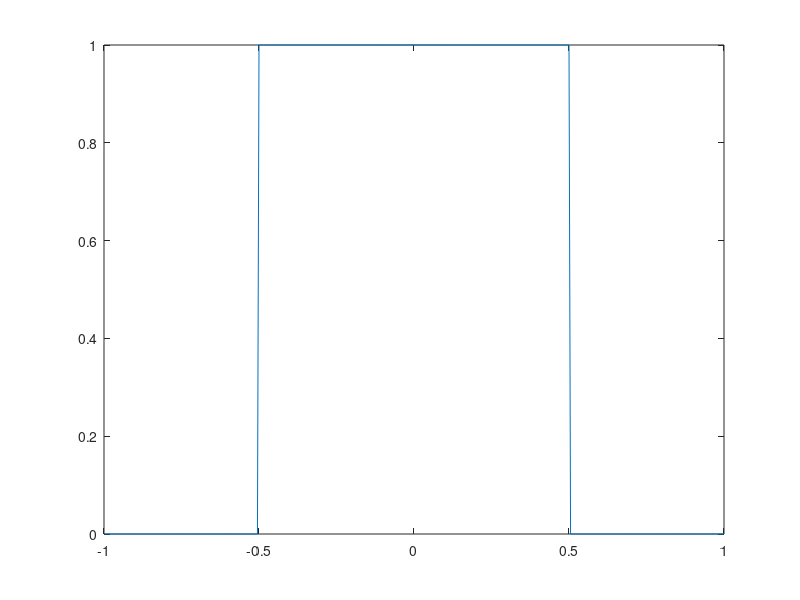

Reproduce this figure in MATLAB. (Note: this script raises an error after producing the figure.)
close all;
frec=-1:1/200:1;
lenf=length(frec);
x=zeros(1,lenf);
x(101:301)=1;
plot(frec,x);
%% Part 2
x = int32(x);
y=real(ftot(x));
ventanahamm=zeros(1,lenf);
ventanahamm(191:211)=hamming(21); %Ventana Hamming de 21 coeficientes
%ventanahamm (191:211)=ones(1,21);
filtro=y.*ventanahamm;
hold on;
plot(frec,real(ttof(filtro)), 'r');
hold off;

%%  Comportamiento con Señal de Voz y suma de senoidal

%vector=wavread('prueba.wav');
%info=audioinfo('prueba.wav');
[vector,Fs] = audioread('prueba.wav');
sound(vector,8000);
tiempo=1:length(vector);
xsen=sin(2*pi*(3/8)*tiempo);
seyruido=vector'+xsen;
plot(tiempo,seyruido);
sound(seyruido,8000);
frec2=-4000:8000/(length(vector)):4000-8000/(length(vector));
figure(2); %Se grafica la señal más el ruido en tiempo y frecuencia
subplot(2,1,1), plot(tiempo,seyruido);
subplot(2,1,2), plot(frec2, real(ttof(seyruido)));
figure(3); %Se grafican en frecuencia la señal sola y la señal con ruido
subplot(2,1,1), plot(frec2, real(ttof(seyruido)));
subplot(2,1,2), plot(frec2, real(ttof(vector)));

%%  Recuperacion de la señal con Filtrado

salida=filter(filtro,1,seyruido);
figure(4); %Se grafica la señal filtrada
subplot(2,1,1), plot(tiempo,seyruido);
subplot(2,1,2), plot(tiempo,salida);
sound(salida,8000);
salida2=conv(seyruido,filtro);
figure(5);
plot(salida2);
